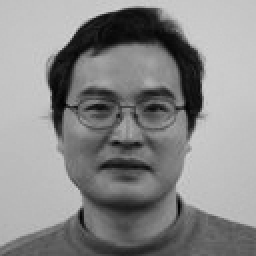
#> input picture img/cao1.jpg, 128 x 128 px (shown 2 times larger); its folder holds only this picture in this run
$ jupyter execute --allow-errors KR2.ipynb
#> lines starting #> are read from the running program, lines starting #| are printed output that depends on the picture
[cell 1]
import numpy as np
import scipy.stats as sps
import cvxpy as cvx
from PIL import Image
import matplotlib.pyplot as plt

Реализуем алгоритм из статьи.

[cell 2]
def CAMNS_LP(X, N=3, tol=1e-3):
    L, M = X.shape

    d = (X @ np.ones((M, 1)) / M).flatten()
    [C, Sigma, V] = np.linalg.svd(X - d.reshape(-1, 1), full_matrices=False)
    C= C[:, : N - 1]
    #------------Step 1
    el = 0
    B = np.diag(np.ones(L))
    while el < N: #--------------Step 7
        #--------------Step 2
        w = sps.norm.rvs(size=L)
        r = B @ w

        #--------------Step 3
        alpha = cvx.Variable(C.shape[1])
        min_problem = cvx.Problem(cvx.Minimize(r.T @ (C @ alpha + d)), [C @ alpha + d >= 0])
        max_problem = cvx.Problem(cvx.Maximize(r.T @ (C @ alpha + d)), [C @ alpha + d >= 0])

        p_star = min_problem.solve()
        alpha1_star = alpha.value

        q_star = max_problem.solve()
        alpha2_star = alpha.value

        #--------------Step 4
        if el == 0:
            if abs(p_star) >= tol and abs(q_star) >= tol:
                hS = np.column_stack((C @ alpha1_star + d, C @ alpha2_star + d))
            elif abs(p_star) >= tol:
                hS = C @ alpha1_star + d
            elif abs(q_star) >= tol:
                hS = C @ alpha2_star + d
        else:
            if abs(p_star) >= tol:
                hS = np.column_stack((hS, C @ alpha1_star + d))

            if abs(q_star) >= tol:
                hS = np.column_stack((hS, C @ alpha2_star + d))
        #--------------Step 5
        el = hS.shape[1]
        if el >= N:
            break
        #--------------Step 6
        Q, R = np.linalg.qr(np.array(hS))
        B = np.diag(np.ones(L)) - Q @ Q.T

    return hS

Функция для смешивания картинок.

[cell 3]
def mix(img_names, coef):
    plt.figure(figsize=(15, 10))
    imgs = []
    for img_name in img_names:
        img = np.array(Image.open('img/' + img_name).convert('L'))
#> img is the input picture: shape (128, 128); min 0, max 211, mean 137.9
        width, height = img.shape
#> width = 128; height = 128
        imgs.append(img.flatten())

    imgs = np.array(imgs)
    for i in range(len(coef)):
        mixed_img = coef[i] @ imgs
        mixed_img_to_show = mixed_img.reshape(width, height)
        imgs[i] = mixed_img
        ax = plt.subplot(1, 3, i + 1)
        ax.imshow(mixed_img_to_show)
#> this loop made 3 passes
#> pass 1, in mix, `mixed_img_to_show = mixed_img.reshape(width, height)`:
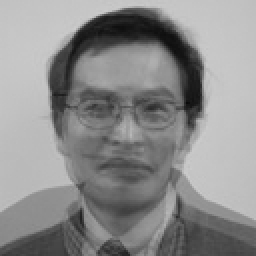
#> mixed_img_to_show: shape (128, 128) float64 (shown 2 times larger); min 10.75, max 203.5, mean 140.6
#> pass 2, in mix, `mixed_img_to_show = mixed_img.reshape(width, height)`:
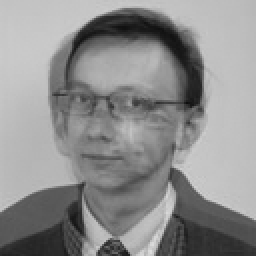
#> mixed_img_to_show: shape (128, 128) float64 (shown 2 times larger); min 14, max 221.2, mean 141.8
#> pass 3, in mix, `mixed_img_to_show = mixed_img.reshape(width, height)`:
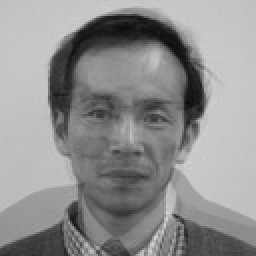
#> mixed_img_to_show: shape (128, 128) float64 (shown 2 times larger); min 10, max 212, mean 143.8
    plt.show()
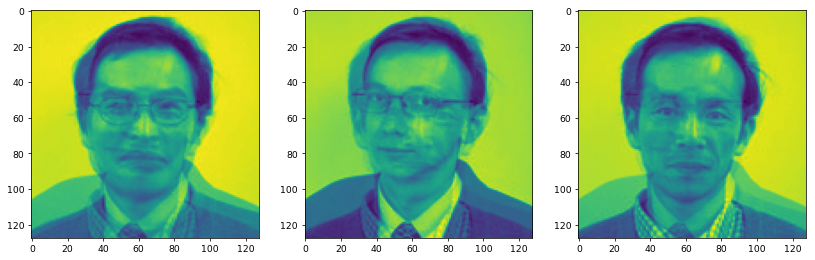
#> figure drawn by matplotlib, 3 panels

    return imgs, width, height

[cell 4]
def get_unmixed_imgs(S, width, height):
    plt.figure(figsize=(15, 10))
    S = S.T
    for i in range(S.shape[0]):
        img = S[i]
        img = img.reshape(height, width)
        ax = plt.subplot(1, S.shape[0], i + 1)
        ax.imshow(img)
    plt.show()

Проверим работоспособность алгоритма.

[cell 5]
mix_coefs = np.array([[0.5, 0.25, 0.25], [0.25, 0.5, 0.25], [0.25, 0.25, 0.5]])
sources = ['cao1.jpg', 'ksiwek1.jpg', 'zhang1.jpg']

X, width, height = mix(sources, mix_coefs)
#> width = 128; height = 128

X = np.array(X).T
#> (the rest of this cell did not finish here and is left out)

#> in CAMNS_LP, `d = (X @ np.ones((M, 1)) / M).flatten()`: d = 16384 values, max 204.7 at index 8550, min 11.33 at index 6621, mean 141.7
#> in CAMNS_LP, `[C, Sigma, V] = np.linalg.svd(X - d.reshape(-1, 1), full_matrices=False)`: Sigma = [2584, 1232.5, 1.44e-12]; V = [[0.226, -0.792, 0.567], [0.785, -0.197, -0.588], [0.577, 0.577, 0.577]]
#> in CAMNS_LP, `C= C[:, : N - 1]`: C = 16384 pairs, first value -0.0214 to 0.021, second value -0.0422 to 0.0382

get_unmixed_imgs(S, width, height)
